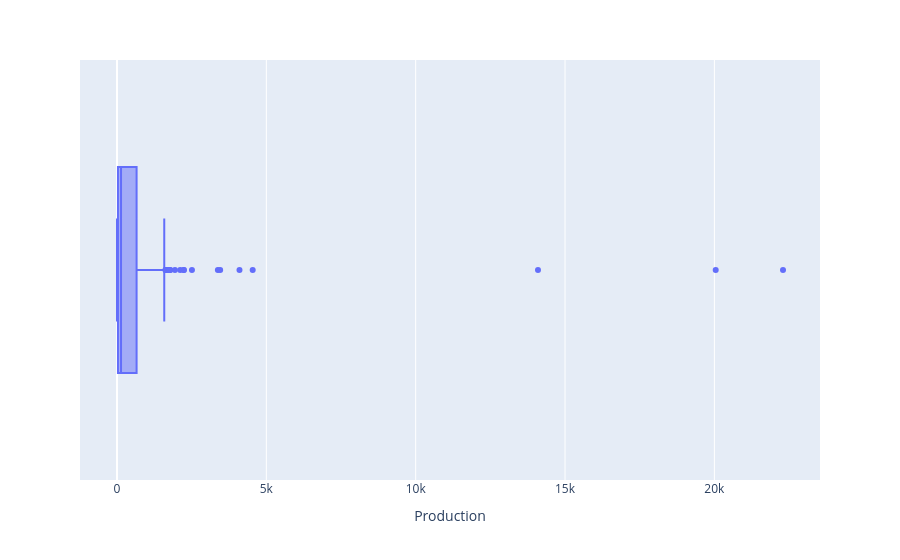

The notebook cell this image was saved under:
### Code cell
px.box(df_dispo_alim, x="Production", hover_name="Zone")

### Figure 1 — Plotly figure (JSON) as saved in the notebook; plotly's stock layout.template omitted (floating-point values rounded to 4 significant figures; data arrays with more than 128 entries replaced by an {"elided": "..."} marker saying what was removed)
{"data": [{"alignmentgroup": "True", "hovertemplate": "<b>%{hovertext}</b><br><br>Production=%{x}<extra></extra>", "hovertext": {"elided": "134 str values"}, "legendgroup": "", "marker": {"color": "#636efa"}, "name": "", "notched": false, "offsetgroup": "", "orientation": "h", "showlegend": false, "type": "box", "x": {"elided": "134 float values"}, "x0": " ", "xaxis": "x", "y0": " ", "yaxis": "y"}], "layout": {"boxmode": "group", "legend": {"tracegroupgap": 0}, "margin": {"t": 60}, "xaxis": {"anchor": "y", "domain": [0, 1], "title": {"text": "Production"}}, "yaxis": {"anchor": "x", "domain": [0, 1]}}}
